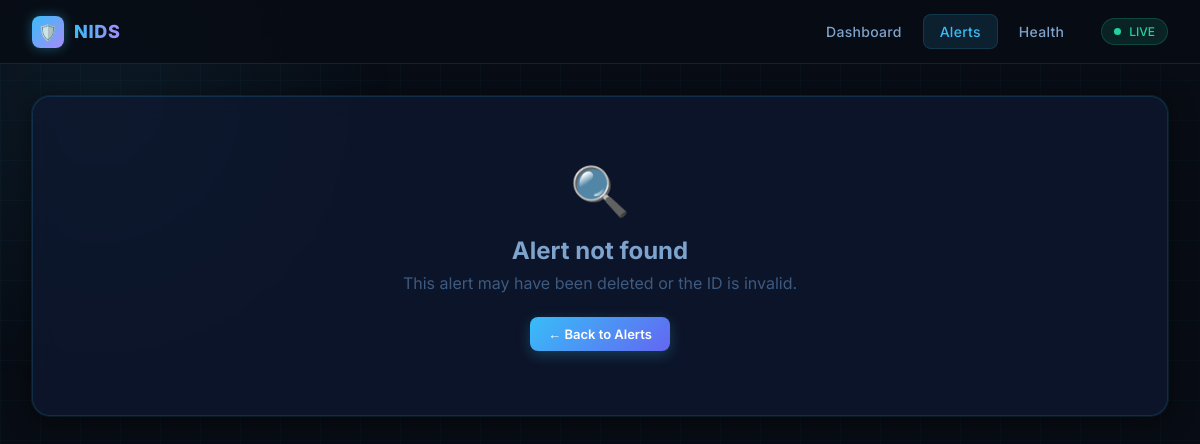
/details/110, run on an earlier commit of the app's database.
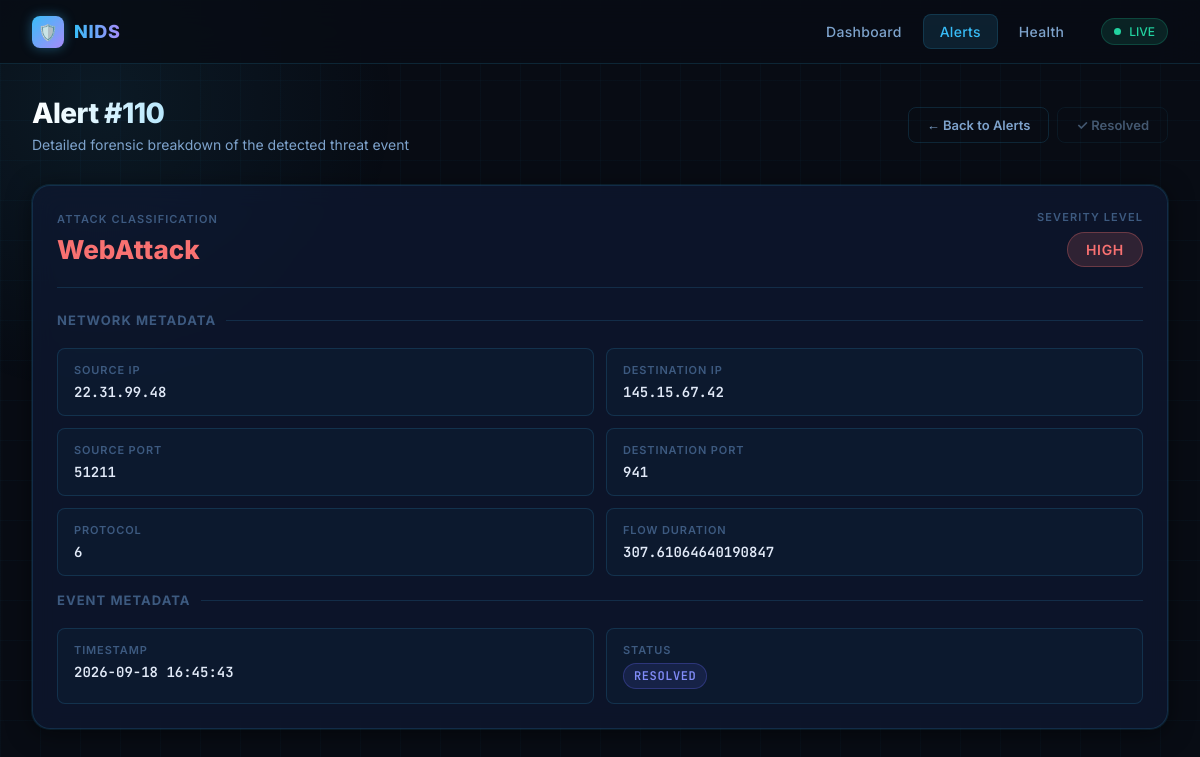
And on a later commit of the database.
### tables this page shows
CREATE TABLE alerts(

        id INTEGER PRIMARY KEY AUTOINCREMENT,

        attack_type TEXT,

        prediction INTEGER,

        severity TEXT,

        src_ip TEXT,

        dst_ip TEXT,

        source_port INTEGER,

        destination_port INTEGER,

        protocol INTEGER,

        flow_duration REAL,

        status TEXT DEFAULT 'ACTIVE',

        timestamp DATETIME DEFAULT CURRENT_TIMESTAMP

    );

### routes/pages.py (the view)
@pages_bp.route("/details/<int:id>")
def details(id):
    conn = get_db()
    alert = conn.execute("""

    SELECT * FROM alerts
    WHERE id=?

    """, (id,)).fetchone()
    conn.close()
    return render_template("details.html", alert=alert)

### utils/db.py (called while the page is built)
def get_db():
    conn = sqlite3.connect(DATABASE)
    conn.row_factory = sqlite3.Row
    return conn

### templates/details.html (shortened to what this page needs)
<!DOCTYPE html>
<html lang="en">
<head>
  <link rel="stylesheet" href="/static/nids.css">
</head>
<body>
<nav class="nav">
  <a class="nav-brand" href="/dashboard">
    <div class="nav-brand-icon">🛡️</div>
    <span class="nav-brand-text">NIDS</span>
  </a>
  <a href="/dashboard">Dashboard</a>
  <a href="/alerts" class="active">Alerts</a>
  <a href="/health">Health</a>
  <div class="nav-status">
    <div class="nav-status-dot"></div>
    LIVE
  </div>
</nav>
<div class="page-wrapper">
  {% if alert %}
  <div class="page-header flex items-center justify-between">
    <div>
      <h1>Alert #{{ alert.id }}</h1>
      <p>Detailed forensic breakdown of the detected threat event</p>
    </div>
    <div class="flex gap-2">
      <a href="/alerts" class="btn btn-ghost">← Back to Alerts</a>
      {% if alert.status != 'RESOLVED' %}
      <button class="btn btn-resolve" id="resolve-btn" onclick="resolveAlert()">✓ Resolve Alert</button>
      {% else %}
      <span class="btn btn-ghost" style="cursor:default; opacity:0.5;">✓ Resolved</span>
      {% endif %}
    </div>
  </div>
  <div class="card mb-6">
    <div class="flex items-center justify-between mb-6" style="padding-bottom:20px; border-bottom:1px solid var(--border);">
      <div>
        <div class="card-label">Attack Classification</div>
        <div style="font-size:26px; font-weight:800; color:var(--red); margin-top:4px;">{{ alert.attack_type }}</div>
      </div>
      <div class="text-right">
        <div class="card-label">Severity Level</div>
        <div style="margin-top:6px;">
          <span class="badge {{ alert.severity }}" style="font-size:14px; padding:8px 18px;">
            {{ alert.severity }}
          </span>
        </div>
      </div>
    </div>
    <div class="section-title">Network Metadata</div>
    <div class="detail-grid">
      <div class="detail-item">
        <div class="detail-item-label">Source IP</div>
        <div class="detail-item-value">{{ alert.src_ip }}</div>
      </div>
      <div class="detail-item">
        <div class="detail-item-label">Destination IP</div>
        <div class="detail-item-value">{{ alert.dst_ip }}</div>
      </div>
      <div class="detail-item">
        <div class="detail-item-label">Source Port</div>
        <div class="detail-item-value">{{ alert.source_port }}</div>
      </div>
      <div class="detail-item">
        <div class="detail-item-label">Destination Port</div>
        <div class="detail-item-value">{{ alert.destination_port }}</div>
      </div>
      <div class="detail-item">
        <div class="detail-item-label">Protocol</div>
        <div class="detail-item-value">{{ alert.protocol }}</div>
      </div>
      <div class="detail-item">
        <div class="detail-item-label">Flow Duration</div>
        <div class="detail-item-value">{{ alert.flow_duration }}</div>
      </div>
    </div>
    <div class="section-title mt-4">Event Metadata</div>
    <div class="detail-grid">
      <div class="detail-item">
        <div class="detail-item-label">Timestamp</div>
        <div class="detail-item-value">{{ alert.timestamp }}</div>
      </div>
      <div class="detail-item">
        <div class="detail-item-label">Status</div>
        <div class="detail-item-value">
          <span class="badge {% if alert.status == 'RESOLVED' %}badge-resolved{% else %}badge-active{% endif %}">
            {{ alert.status }}
          </span>
        </div>
      </div>
    </div>
  </div>
  {% else %}
  <div class="card" style="text-align:center; padding:64px;">
    <div style="font-size:48px; margin-bottom:16px;">🔍</div>
    <h2 style="color:var(--text-secondary);">Alert not found</h2>
    <p style="color:var(--text-muted); margin-top:8px;">This alert may have been deleted or the ID is invalid.</p>
    <a href="/alerts" class="btn btn-primary" style="margin-top:24px; display:inline-flex;">← Back to Alerts</a>
  </div>
  {% endif %}
</div>
</body>
</html>

What changed in the data, as far as the page shows it:
added alerts: id "110", attack_type "WebAttack", severity "HIGH", src_ip "22.31.99.48", dst_ip "145.15.67.42", source_port "51211", destination_port "941", protocol "6", flow_duration "307.61064640190847", timestamp "2026-09-18 16:45:43", status "RESOLVED"
Also different on the page:
text no longer shown: "🔍 Alert not found This alert may have been deleted or the ID is invalid."
text now shown: "Alert # Detailed forensic breakdown of the detected threat event ✓ Resolved ATTACK CLASSIFICATION SEVERITY LEVEL NETWORK METADATA SOURCE IP DESTINATION IP SOURCE PORT DESTINATION PORT PROTOCOL FLOW DURATION EVENT METADATA TIMESTAMP STATUS"
